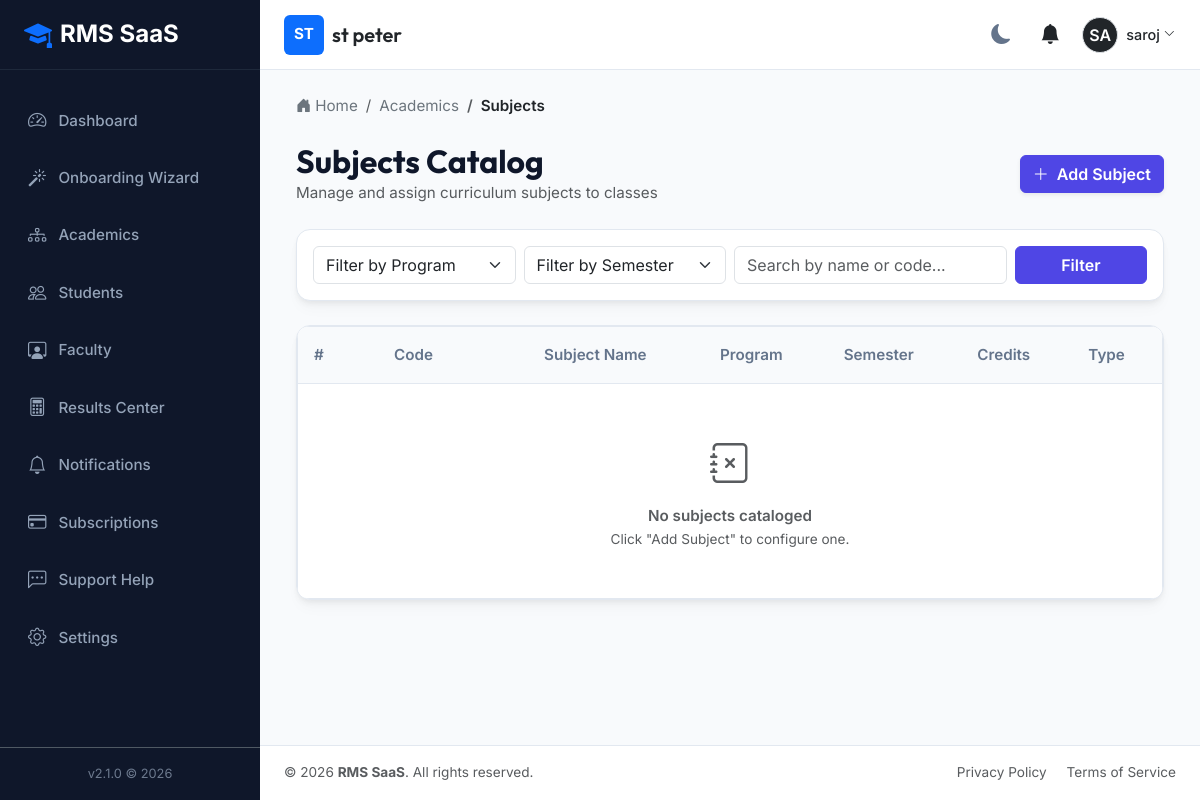
The app's page /academic/subjects/ (signed in) with its own data.
### tenants/models.py (models this page shows, shortened)
class Institution(models.Model):
    name = models.CharField(max_length=255)
    slug = models.SlugField(max_length=255, unique=True)
    contact_email = models.EmailField()
    contact_phone = models.CharField(max_length=20, blank=True, null=True)
    address = models.TextField(blank=True, null=True)
    logo = models.ImageField(upload_to='institution_logos/', blank=True, null=True)
    is_active = models.BooleanField(default=True)
    created_at = models.DateTimeField(auto_now_add=True)
    updated_at = models.DateTimeField(auto_now=True)

### accounts/models.py (models this page shows, shortened)
class User(AbstractUser):
    class Role(models.TextChoices):
        SUPER_ADMIN = 'SUPER_ADMIN', 'Super Admin'
        INSTITUTION_OWNER = 'INSTITUTION_OWNER', 'Institution Owner'
        INSTITUTION_ADMIN = 'INSTITUTION_ADMIN', 'Institution Admin'
        EXAM_CONTROLLER = 'EXAM_CONTROLLER', 'Examination Controller'
        HOD = 'HOD', 'Head of Department'
        FACULTY = 'FACULTY', 'Faculty'
        STUDENT = 'STUDENT', 'Student'
    role = models.CharField(max_length=30, choices=Role.choices, default=Role.STUDENT)
    institution = models.ForeignKey(
        'tenants.Institution',
        on_delete=models.SET_NULL,
        null=True,
        blank=True,
        related_name='users'
    )
    phone = models.CharField(max_length=20, blank=True, null=True)
    profile_picture = models.ImageField(upload_to='profile_pics/', blank=True, null=True)
    created_at = models.DateTimeField(auto_now_add=True)
    updated_at = models.DateTimeField(auto_now=True)
    @property
    def is_super_admin(self):
        return self.role == self.Role.SUPER_ADMIN or self.is_superuser
    @property
    def is_institution_admin(self):
        return self.role in [self.Role.INSTITUTION_OWNER, self.Role.INSTITUTION_ADMIN]

### academics/views.py (the view)
# urls.py: path('academic/subjects/', views.subject_list, name='subject_list'),
@login_required
def subject_list(request):
    inst = request.user.institution
    subs = Subject.objects.filter(institution=inst).select_related('program', 'semester')
    program_filter = request.GET.get('program', '')
    semester_filter = request.GET.get('semester', '')
    if program_filter:
        subs = subs.filter(program_id=program_filter)
    if semester_filter:
        subs = subs.filter(semester_id=semester_filter)
    q = request.GET.get('q', '')
    if q:
        subs = subs.filter(name__icontains=q) | subs.filter(code__icontains=q)
    programs = Program.objects.filter(institution=inst)
    semesters = Semester.objects.filter(institution=inst)
    return render(request, 'academics/subject_list.html', {
        'subjects': subs,
        'programs': programs,
        'semesters': semesters,
        'program_filter': int(program_filter) if program_filter else '',
        'semester_filter': int(semester_filter) if semester_filter else '',
        'q': q,
        'breadcrumbs': [{'name': 'Academics', 'url': '#'}, {'name': 'Subjects', 'url': '#'}]
    })

### notifications/context_processors.py (called while the page is built)
def unread_notifications(request):
    if request.user.is_authenticated:
        unread_notifications = Notification.objects.filter(user=request.user, is_read=False).order_by('-created_at')
        return {
            'unread_notifications': unread_notifications,
            'unread_notifications_list': unread_notifications,
            'unread_notifications_count': unread_notifications.count()
        }
    return {}

### tenants/context_processors.py (called while the page is built)
def institution_context(request):
    context = {
        'current_institution': None,
        'institution_settings': None
    }
    if request.user.is_authenticated and not request.user.is_super_admin:
        if request.user.institution:
            context['current_institution'] = request.user.institution
            try:
                context['institution_settings'] = request.user.institution.settings
            except Exception:
                context['institution_settings'] = None
    return context

### templates/academics/subject_list.html (shortened to what this page needs)
{% extends "base.html" %}
{% block content %}
<div class="d-flex justify-content-between align-items-center mb-4">
    <div>
        <h2 class="font-heading fw-bold m-0">Subjects Catalog</h2>
        <p class="text-muted m-0">Manage and assign curriculum subjects to classes</p>
    </div>
    {% if user.is_institution_admin %}
    <a href="{% url 'subject_add' %}" class="btn btn-primary fw-semibold shadow-sm">
        <i class="bi bi-plus-lg me-1"></i> Add Subject
    </a>
    {% endif %}
</div>
<div class="rms-card p-3 mb-4">
    <form method="GET" class="row g-2">
        <div class="col-md-3">
            <select name="program" class="form-select">
                <option value="">Filter by Program</option>
            </select>
        </div>
        <div class="col-md-3">
            <select name="semester" class="form-select">
                <option value="">Filter by Semester</option>
            </select>
        </div>
        <div class="col-md-4">
            <input type="text" name="q" class="form-control" placeholder="Search by name or code..." value="{{ q }}">
        </div>
        <div class="col-md-2">
            <button type="submit" class="btn btn-primary w-100 fw-semibold">Filter</button>
        </div>
    </form>
</div>
<div class="rms-card p-0 overflow-hidden">
    <div class="rms-table-responsive">
        <table class="table rms-table">
            <thead>
                <tr>
                    <th style="width: 80px;">#</th>
                    <th style="width: 150px;">Code</th>
                    <th>Subject Name</th>
                    <th>Program</th>
                    <th>Semester</th>
                    <th>Credits</th>
                    <th>Type</th>
                </tr>
            </thead>
            <tbody>
                {% for sub in subjects %}
                <tr>
                    <td>{{ forloop.counter }}</td>
                    <td><span class="badge bg-secondary px-2.5 py-1.5 fs-7">{{ sub.code }}</span></td>
                    <td class="fw-medium">{{ sub.name }}</td>
                    <td>{{ sub.program.name }} ({{ sub.program.code }})</td>
                    <td>Semester {{ sub.semester.number }}</td>
                    <td><span class="fw-semibold text-primary">{{ sub.credits }}</span> Credits</td>
                    <td>
                        {% if sub.is_elective %}
                            <span class="badge bg-info bg-opacity-10 text-info">Elective</span>
                        {% else %}
                            <span class="badge bg-success bg-opacity-10 text-success">Core</span>
                        {% endif %}
                    </td>
                </tr>
                {% empty %}
                <tr>
                    <td colspan="7" class="text-center py-5 text-muted">
                        <i class="bi bi-journal-x fs-1 mb-2 d-block text-opacity-50"></i>
                        <p class="m-0 fw-semibold">No subjects cataloged</p>
                        <p class="m-0 text-muted" style="font-size: 0.85rem;">Click "Add Subject" to configure one.</p>
                    </td>
                </tr>
                {% endfor %}
            </tbody>
        </table>
    </div>
</div>
{% endblock %}

### templates/partials/navbar.html (shortened to what this page needs)
<nav class="app-navbar no-print">
    <div class="d-flex align-items-center">
        {% if current_institution %}
            <div class="d-flex align-items-center">
                {% if current_institution.logo %}
                    <img src="{{ current_institution.logo.url }}" alt="{{ current_institution.name }} Logo" height="40" class="me-2 rounded">
                {% else %}
                    <div class="bg-primary text-white d-flex align-items-center justify-content-center rounded me-2" style="width: 40px; height: 40px; font-weight: bold;">
                        {{ current_institution.name|slice:":2"|upper }}
                    </div>
                {% endif %}
                <div>
                    <h5 class="m-0 text-dark font-heading">{{ current_institution.name }}</h5>
                </div>
            </div>
        {% else %}
            <h5 class="m-0 text-dark font-heading">RMS SaaS Platform</h5>
        {% endif %}
    </div>
    <div class="d-flex align-items-center gap-3">
        <button class="theme-toggle-btn" id="theme-toggle" title="Toggle Theme">
            <i class="bi bi-moon-fill"></i>
        </button>
        <div class="dropdown">
            <button class="btn btn-link position-relative text-dark p-1" type="button" id="notificationDropdown" data-bs-toggle="dropdown" aria-expanded="false">
                <i class="bi bi-bell-fill fs-5"></i>
            </button>
        </div>
        <div class="dropdown">
            <button class="btn btn-link d-flex align-items-center text-decoration-none p-0 text-dark" type="button" id="userProfileDropdown" data-bs-toggle="dropdown" aria-expanded="false">
                {% if user.profile_picture %}
                    <img src="{{ user.profile_picture.url }}" alt="{{ user.username }}" width="36" height="36" class="rounded-circle border">
                {% else %}
                    <div class="bg-dark text-white rounded-circle d-flex align-items-center justify-content-center border" style="width: 36px; height: 36px; font-weight: 600;">
                        {{ user.username|slice:":2"|upper }}
                    </div>
                {% endif %}
                <span class="ms-2 d-none d-md-inline" style="font-size: 0.9rem; font-weight: 500;">{{ user.get_full_name|default:user.username }}</span>
                <i class="bi bi-chevron-down ms-1" style="font-size: 0.7rem;"></i>
            </button>
        </div>
    </div>
</nav>

### static/css/styles.css (style rules this page uses)
:root { --bg-primary: #f8fafc; --bg-secondary: #ffffff; --text-primary: #0f172a; --text-secondary: #64748b; --border-color: #e2e8f0; --card-shadow: 0 4px 6px -1px rgba(0, 0, 0, 0.05), 0 2px 4px -1px rgba(0, 0, 0, 0.02), 0 10px 15px -3px rgba(0, 0, 0, 0.03); --sidebar-bg: #0f172a; --sidebar-text: #94a3b8; --sidebar-active-bg: #1e293b; --sidebar-active-text: #ffffff; --primary: #4f46e5; --primary-hover: #4338ca; --success: #10b981; --warning: #f59e0b; --danger: #ef4444; --info: #06b6d4; --font-heading: 'Outfit', sans-serif; --font-body: 'Inter', sans-serif; --radius-lg: 14px; --radius-md: 10px; --transition-fast: 0.2s ease; }
body { background-color: var(--bg-primary); color: var(--text-primary); font-family: var(--font-body); font-size: 0.95rem; line-height: 1.6; transition: background-color var(--transition-fast), color var(--transition-fast); }
h1, h2, h3, h4, h5, h6 { font-family: var(--font-heading); font-weight: 600; }
.app-navbar { background-color: var(--bg-secondary); border-bottom: 1px solid var(--border-color); height: 70px; padding: 0 1.5rem; display: flex; align-items: center; justify-content: space-between; }
.rms-card { background-color: var(--bg-secondary); border: 1px solid var(--border-color); border-radius: var(--radius-lg); box-shadow: var(--card-shadow); padding: 1.5rem; margin-bottom: 1.5rem; transition: transform var(--transition-fast), box-shadow var(--transition-fast); }
.rms-table-responsive { border: 1px solid var(--border-color); border-radius: var(--radius-md); background-color: var(--bg-secondary); overflow: hidden; }
.rms-table { margin: 0; }
.rms-table th { background-color: var(--bg-primary); color: var(--text-secondary); font-weight: 600; border-bottom: 1px solid var(--border-color); padding: 1rem; }
.rms-table td { padding: 1rem; vertical-align: middle; border-bottom: 1px solid var(--border-color); color: var(--text-primary); }
.rms-table tr:last-child td { border-bottom: none; }
.btn-primary { background-color: var(--primary); border-color: var(--primary); }
.theme-toggle-btn { cursor: pointer; background: none; border: none; color: var(--text-secondary); font-size: 1.25rem; padding: 0.5rem; border-radius: 50%; display: flex; align-items: center; justify-content: center; transition: all var(--transition-fast); }

### records on screen
Institution: name "ST", name "st peter"
User: username "SA", get_full_name "saroj"

### other values on screen
{{ crumb.name }} "Academics"
{{ crumb.name }} "Subjects"
